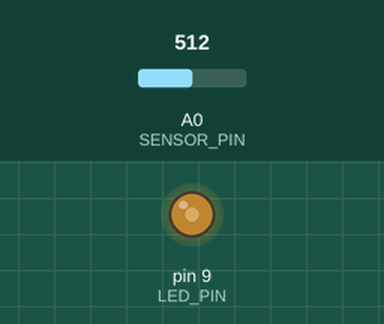
Bench run of a sketch on a simulated Arduino Uno, built with avr-gcc and run on an emulated ATmega328P. On the bench: output pins drawn as LEDs (lit = HIGH). The test bench sets the inputs (shaded band); at power-on: A0 (SENSOR_PIN) = 512. What the sketch prints to the serial monitor is not drawn.

Above: at 1.2 s.
1.3 s: A0 (SENSOR_PIN) set to 0
At 2.5 s:
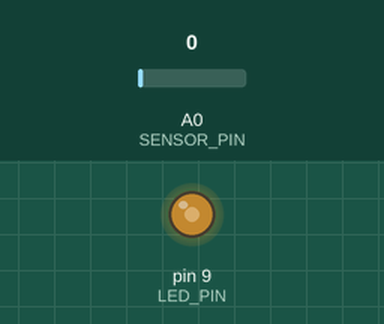
2.9 s: A0 (SENSOR_PIN) set to 983
At 3.2 s:
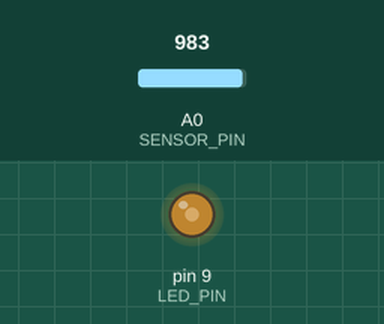
4.4 s: A0 (SENSOR_PIN) set to 1013
At 5.1 s:
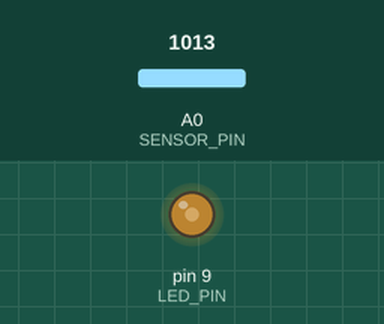
Timing chart, 0 to 7.4 s (numbered marks = the images above; inputs shaded):
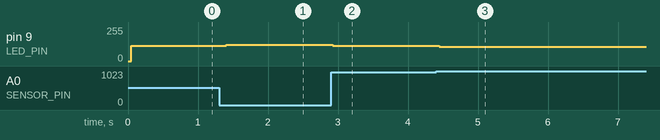

The sketch:

arduino_tdlas_mock.ino
```cpp
/*
 * Arduino Uno Beer-Lambert Liquid Absorption Mock with LED Modulation
 *
 * Demonstrates:
 * - Square-wave LED driver modulation (~500 Hz on Pin 9)
 * - Synchronous ADC sampling of transmitted light intensity on A0
 * - Serial streaming of high/low phases to PC for lock-in demodulation
 *
 * Safety Warning: Never look directly into laser or high-power LED beams.
 */

const int LED_PIN = 9;
const int SENSOR_PIN = A0;

void setup() {
  Serial.begin(115200);
  pinMode(LED_PIN, OUTPUT);
}

void loop() {
  // 500 Hz modulation (1000 microseconds HIGH, 1000 microseconds LOW)
  digitalWrite(LED_PIN, HIGH);
  delayMicroseconds(1000);
  int val_high = analogRead(SENSOR_PIN);

  digitalWrite(LED_PIN, LOW);
  delayMicroseconds(1000);
  int val_low = analogRead(SENSOR_PIN);

  // Stream ADC readings (high_phase, low_phase)
  Serial.print(val_high);
  Serial.print(",");
  Serial.println(val_low);
}
```

Measured:
- after the input at 1.3 s, pin 9 (LED_PIN): 115/255 → 122/255 after 0.11 s
- after the input at 2.9 s, pin 9 (LED_PIN): 122/255 → 113/255 at once
- after the input at 4.4 s, pin 9 (LED_PIN): 113/255 → 107/255 after 0.05 s
